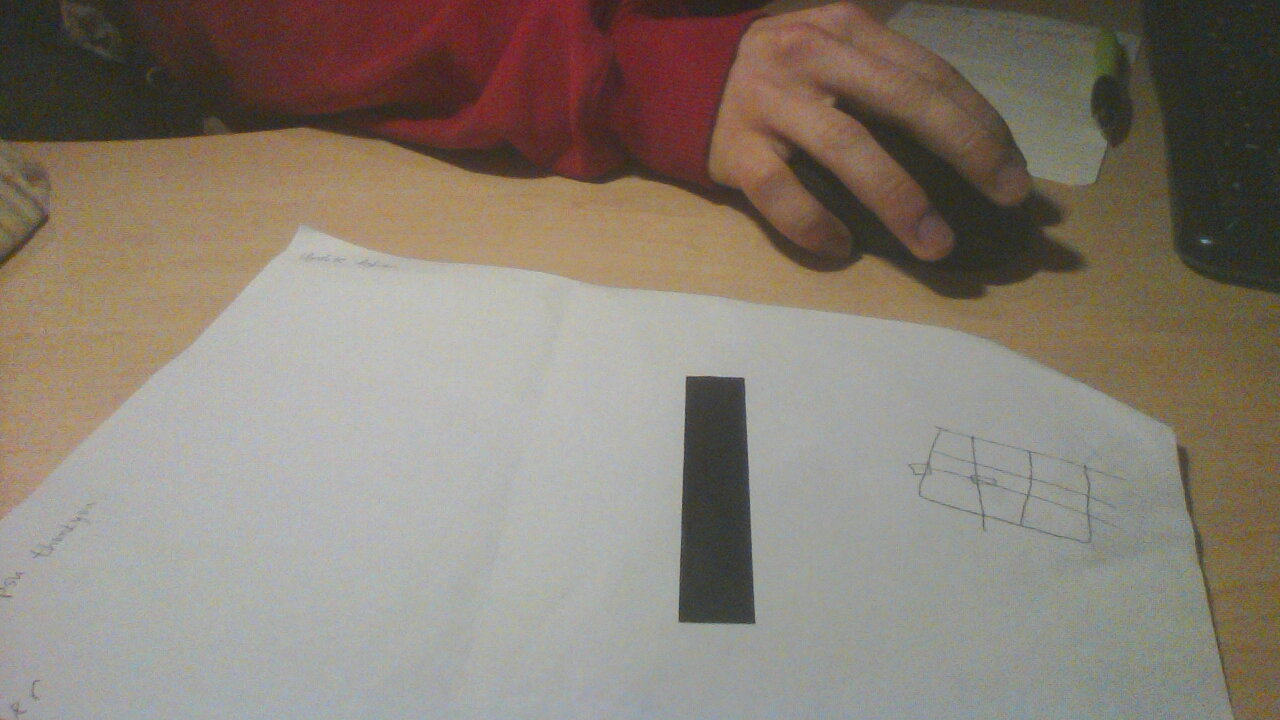
#> input picture notebooks/test.jpg, 1280 x 720 px, given in place of the camera
$ python colour_HSV_Track.py   (Python 2 division)   (older library calls are emulated)
#> lines starting #> are read from the running program, lines starting #| are printed output that depends on the picture; after the words box and inside, x2 and y2 are one past the last pixel; in counts of white or black regions, pixels touching at a corner belong together
#!/usr/bin/env python2

# A program that filters out objects base on colour
import cv2
import numpy as np

def nothing(x):
    pass

def resetSliders(): #Sets sliders to their default positions
    cv2.setTrackbarPos('Bl', 'mask', 0)
    cv2.setTrackbarPos('Gl', 'mask', 0)
    cv2.setTrackbarPos('Rl', 'mask', 0)
    cv2.setTrackbarPos('Bu', 'mask', 255)
    cv2.setTrackbarPos('Gu', 'mask', 255)
    cv2.setTrackbarPos('Ru', 'mask', 255)
    cv2.setTrackbarPos('Se', 'filter', 1)
    cv2.setTrackbarPos('Ie', 'filter', 1)
    cv2.setTrackbarPos('Sd', 'filter', 1)
    cv2.setTrackbarPos('Id', 'filter', 1)

cap = cv2.VideoCapture(0)
# cap.set(640, 480)
cv2.namedWindow('mask')
cv2.namedWindow('filter')

#Lower BGR sliders
cv2.createTrackbar('Bl','mask',0,255,nothing)
cv2.createTrackbar('Gl','mask',0,255,nothing)
cv2.createTrackbar('Rl','mask',0,255,nothing)

#Upper BGR sliders
cv2.createTrackbar('Bu','mask',0,255,nothing)
cv2.createTrackbar('Gu','mask',0,255,nothing)
cv2.createTrackbar('Ru','mask',0,255,nothing)

cv2.createTrackbar('Se','filter',1,255,nothing)
cv2.createTrackbar('Ie','filter',1,255,nothing)

cv2.createTrackbar('Sd','filter',1,255,nothing)
cv2.createTrackbar('Id','filter',1,255,nothing)

resetSliders()

_, test = cap.read()
#> test is the input picture: shape (720, 1280, 3); mean B, G, R 115.7, 126.6, 136.5
height = test.shape[0]
#> height = 720
width = test.shape[1]
#> width = 1280
midw = width/2
#> midw = 640
midh = height/2
#> midh = 360
print midw,midh
#| 640 360

di = 1
ie = 1
font = cv2.FONT_HERSHEY_SIMPLEX

while(1):

    # Take each frame
    _, frame = cap.read()


    #Try denoising algorithm (ToDo)

    # Convert BGR to HSV
    hsv = cv2.cvtColor(frame, cv2.COLOR_BGR2HSV)
#> hsv: shape (720, 1280, 3); mean H, S, V 47.6, 52, 138.4

    bl = cv2.getTrackbarPos('Bl','mask')
    gl = cv2.getTrackbarPos('Gl','mask')
    rl = cv2.getTrackbarPos('Rl','mask')
    bu = cv2.getTrackbarPos('Bu','mask')
    gu = cv2.getTrackbarPos('Gu','mask')
    ru = cv2.getTrackbarPos('Ru','mask')

    # define range of BGR color in HSV
    lower_BGR = np.array([bl,gl,rl])
    upper_BGR = np.array([bu,gu,ru])
    # Threshold the HSV image to get only BGR colors
    mask = cv2.inRange(hsv, lower_BGR, upper_BGR)
#> mask: shape (720, 1280); every value is 255

    #ToDo, add morpological operations, find contours and moments
    se = cv2.getTrackbarPos('Se','filter')
    ie = cv2.getTrackbarPos('Ie','filter')

    sd = cv2.getTrackbarPos('Sd','filter')
    di = cv2.getTrackbarPos('Id','filter')

    # print(se)

    ke = np.ones((se,se),np.uint8)
    kd = np.ones((di,di),np.uint8)

    # it = 2

    filter = np.copy(mask)

    filter = cv2.erode(filter, ke, iterations = ie)
    filter = cv2.dilate(filter, kd, iterations = di)

    # if (ie < 1 and id < 1): #Bug, cannot disable morpological operations
        # filter = np.copy(mask)
    cv2.imshow('filter', filter)

    # Bitwise-AND mask and original image
    res = cv2.bitwise_and(frame,frame, mask= filter)
    cv2.imshow('result',res)

    cv2.imshow('hsv', hsv)
    cv2.imshow('frame',frame)
    cv2.imshow('mask',mask)

    f2 = np.copy(frame)

    #Find contours and draw them
    _, contours, hierarchy = cv2.findContours(filter, cv2.RETR_TREE, cv2.CHAIN_APPROX_SIMPLE)
#> contours = [[[0, 0], [0, 719], [1279, 719], [1279, 0]]]
    contours = sorted(contours, key = cv2.contourArea, reverse = True)[:5] # Reduces contours to only top 5 based on area.
    cv2.drawContours(f2, contours, -1, (0,0,255), 3)
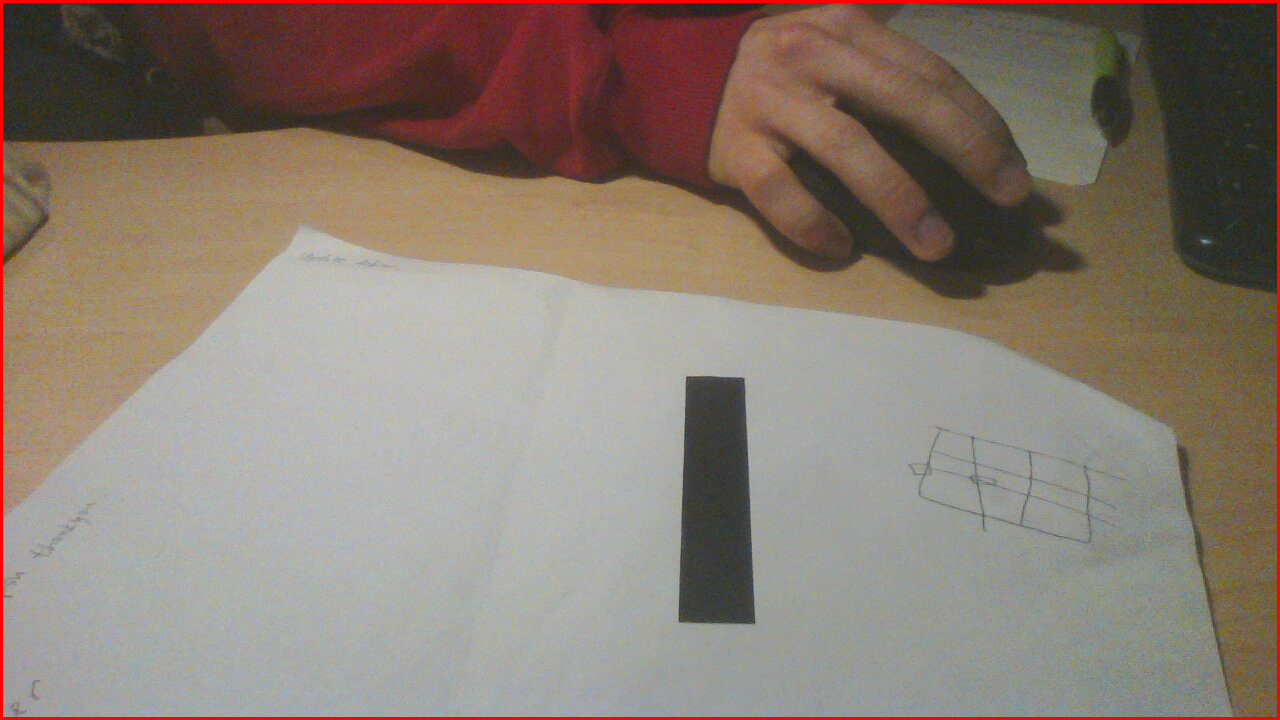
#> f2: shape (720, 1280, 3); 1.3% of pixels changed, all inside (x1, y1, x2, y2) = (0, 0, 1280, 720)

    #Find centroids of contour moments (Refer to http://docs.opencv.org/master/dd/d49/tutorial_py_contour_features.html#gsc.tab=0)
    for c in contours: #Try dealing with similiar areas, using a a +- percentage change
        mo = cv2.moments(c)
        conA = cv2.contourArea(c)

    	if conA > 200:
            peri = cv2.arcLength(c, True)
            approx = cv2.approxPolyDP(c, 0.02 * peri, True)

            if 4 <= len(approx) < 10: # Look for object within specific range of sides

                try:
                    cx = int(mo['m10']/mo['m00'])
                    cy = int(mo['m01']/mo['m00'])
                    cv2.circle(f2,(cx,cy), 5, (255,0,0), -1)
                    cv2.putText(f2,(str((cx,cy,conA))),(cx,cy), font, 1,(255,100,50),2,cv2.LINE_AA) # Puts co-ordinates of object
                    cv2.putText(f2,(str((midw-cx,height-cy,conA,len(approx)))),(cx,cy+50), font, 1,(155,200,100),2,cv2.LINE_AA) #Distance from bottom centre, contour area and sides
                except:
                    pass
#> this loop made 1 pass
#> (conA, peri, approx, cx, cy) on pass 1: (919601, 3996, [[0, 0], [0, 719], [1279, 719], [1279, 0]], 639, 359)
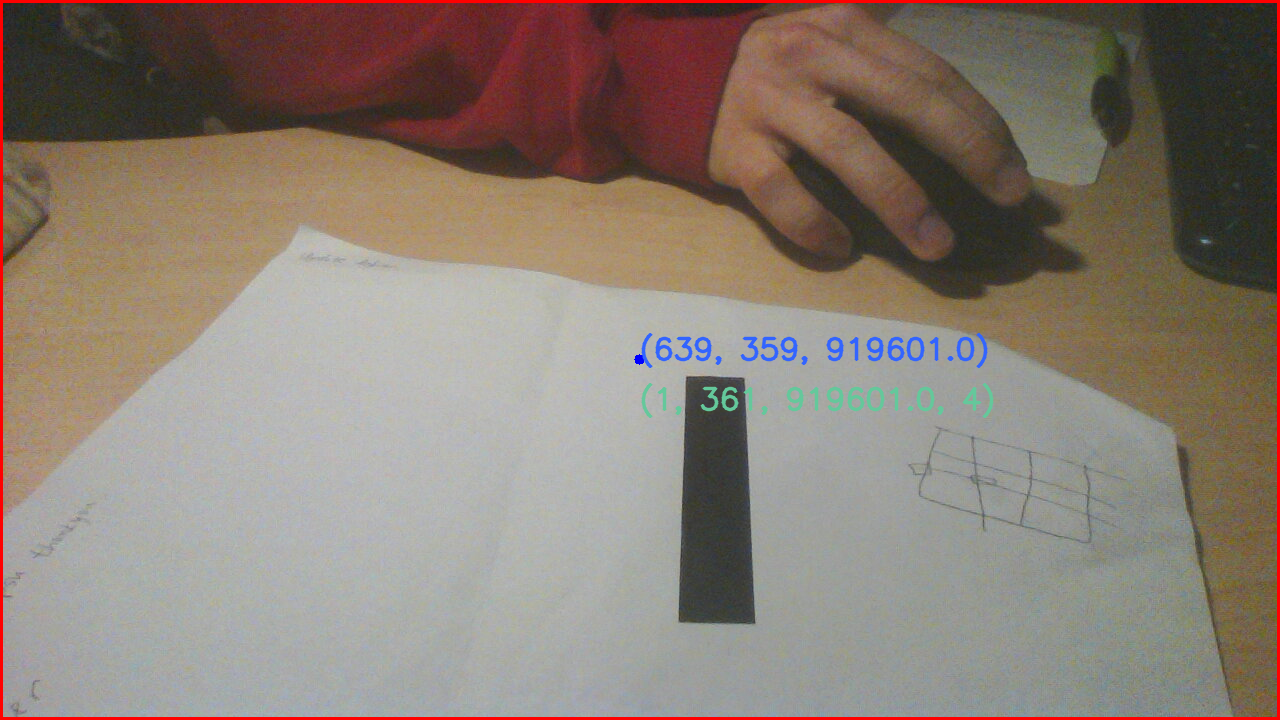
#> f2: shape (720, 1280, 3); 0.8% of pixels changed, all inside (x1, y1, x2, y2) = (634, 333, 994, 419)


    cv2.imshow('contours', f2)

    k = cv2.waitKey(5) & 0xFF
#> (key Esc is pressed here)
    if k == 27: #Checks if escape is pressed
        break
    if k == 32: # Check for spacebar (To reset sliders)
        resetSliders()

cv2.destroyAllWindows()
